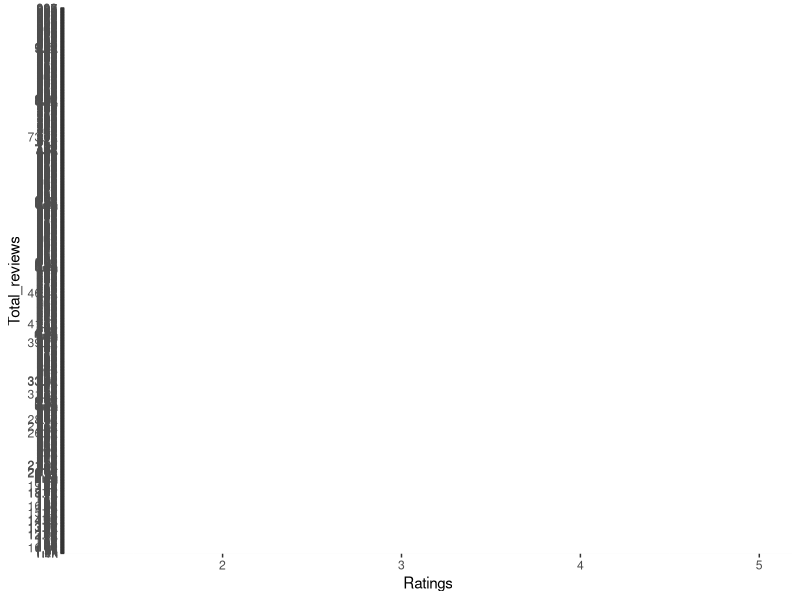

Write R code to recreate this figure.
#installing the ggplot2 library...
# install.packages("ggplot2")

#Load the ggplot2 library
library(readxl)
library(ggplot2)

#read and load the "companies" dataset into R using a downlaoded clean version
companies_df <- read_excel("companies.xlsx")

#testing that ggplot is installed and loaded...
ggplot(data = companies_df, aes(x = Ratings, y = Total_reviews))
